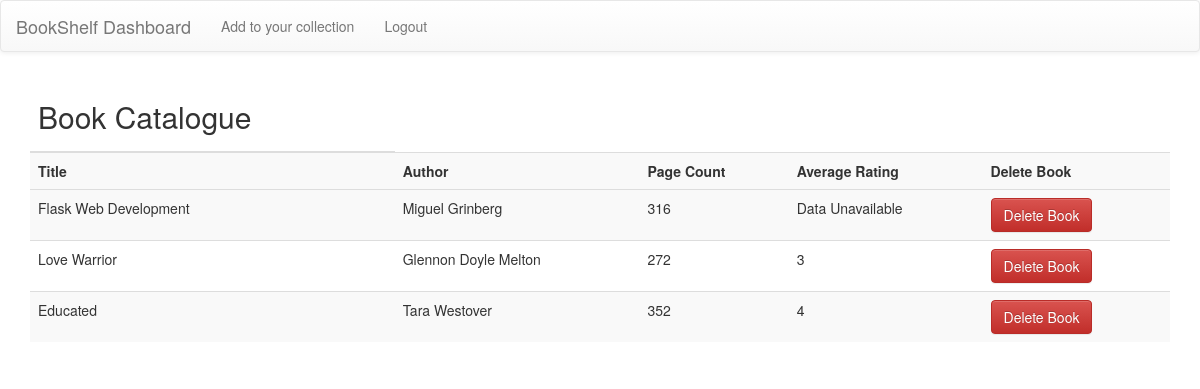
The page /dashboard (signed in) on the database its author committed.
### app.py (models this page shows)
class Books(db.Model):
    id = db.Column(db.Integer, primary_key=True)
    title = db.Column(db.String(30), nullable=False)
    author = db.Column(db.String(30), nullable=False)
    page_count = db.Column(db.Integer)
    average_rating = db.Column(db.String(30), nullable=False)
    owner_id = db.Column(db.Integer, db.ForeignKey('username.id'))

### app.py (the view)
@app.route('/dashboard')
def dashboard():
    if g.user:
        if request.method == 'GET':
            username = Username.query.filter(
                Username.username == g.user
            ).first()
            books = Books.query.filter(username.id == Books.owner_id).all()
            print(books, 'this is the books')
        return render_template('dashboard.html', books=books)
    return redirect(url_for('login'))

### app.py (called while the page is built)
@app.before_request
def before_request():
    g.user = None
    if 'user' in session:
        g.user = session['user']

### templates/dashboard.html (shortened to what this page needs)
{% extends "body_layout.html" %}
{% block layout %}
{{ super() }}
<nav class="navbar navbar-default">
  <div class="container-fluid">
    <div class="navbar-header">
      <a class="navbar-brand" href="{{ url_for( 'dashboard' ) }}">BookShelf Dashboard</a>
    </div>
    <ul class="nav navbar-nav">
      <li><a href="{{ url_for( 'add_book' ) }}">Add to your collection</a></li>
      <li><a href="{{ url_for( 'logout' ) }}">Logout</a></li>
    </ul>
  </div>
</nav>
<div class="container">
<table class="table table-striped">
  <thead>
    <tr>
      <th><h2>Book Catalogue</h2></th>
    </tr>
  </thead>
  <tbody>
    <tr>
      <th>Title</th>
      <th>Author</th>
      <th>Page Count</th>
      <th>Average Rating</th>
      <th>Delete Book</th>
    </tr>
    <tr>
    {% for book in books %}
    <tr>
      <td name='title'>{{ book.title }}</td>
      <td name="author">{{ book.author }}</td>
      <td name="page_count">{{ book.page_count }}</td>
      <td name="rating">{{ book.average_rating }}</td>
      <td>
        <form action="{{ url_for('delete_book') }}" method="post">
          <button type="submit" class="btn btn-danger">Delete Book</button>
        </form>
      </td>
    </tr>
    {% endfor %}
  </tbody>
</table>
</div>
{% endblock layout %}

### templates/body_layout.html (shortened to what this page needs)
{% block layout %}
<!DOCTYPE html>
<html lang="en" dir="ltr">
  <head>
    <head>
        <link rel="stylesheet" href="https://maxcdn.bootstrapcdn.com/bootstrap/3.3.7/css/bootstrap.min.css">
        <link rel="stylesheet" href="https://maxcdn.bootstrapcdn.com/bootstrap/3.3.7/css/bootstrap-theme.min.css">
    </head>
  </head>
  <body>
  </body>
</html>
{% endblock layout %}

### rows shown on the page
Books: title "Flask Web Development", author "Miguel Grinberg", page_count "316", average_rating "Data Unavailable"
Books: title "Love Warrior", author "Glennon Doyle Melton", page_count "272", average_rating "3"
Books: title "Educated", author "Tara Westover", page_count "352", average_rating "4"
